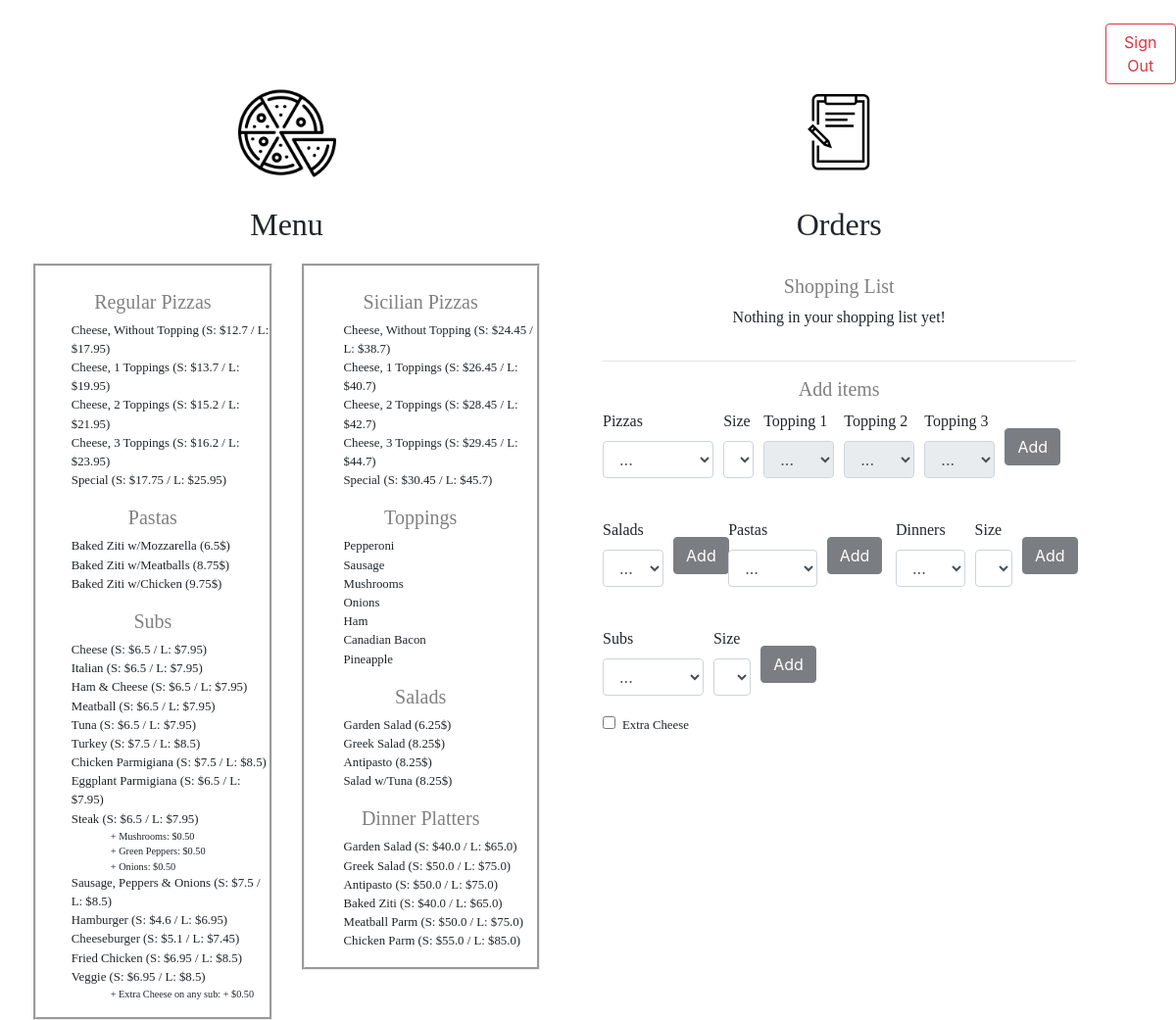
Page / (signed in) on the earlier database version.
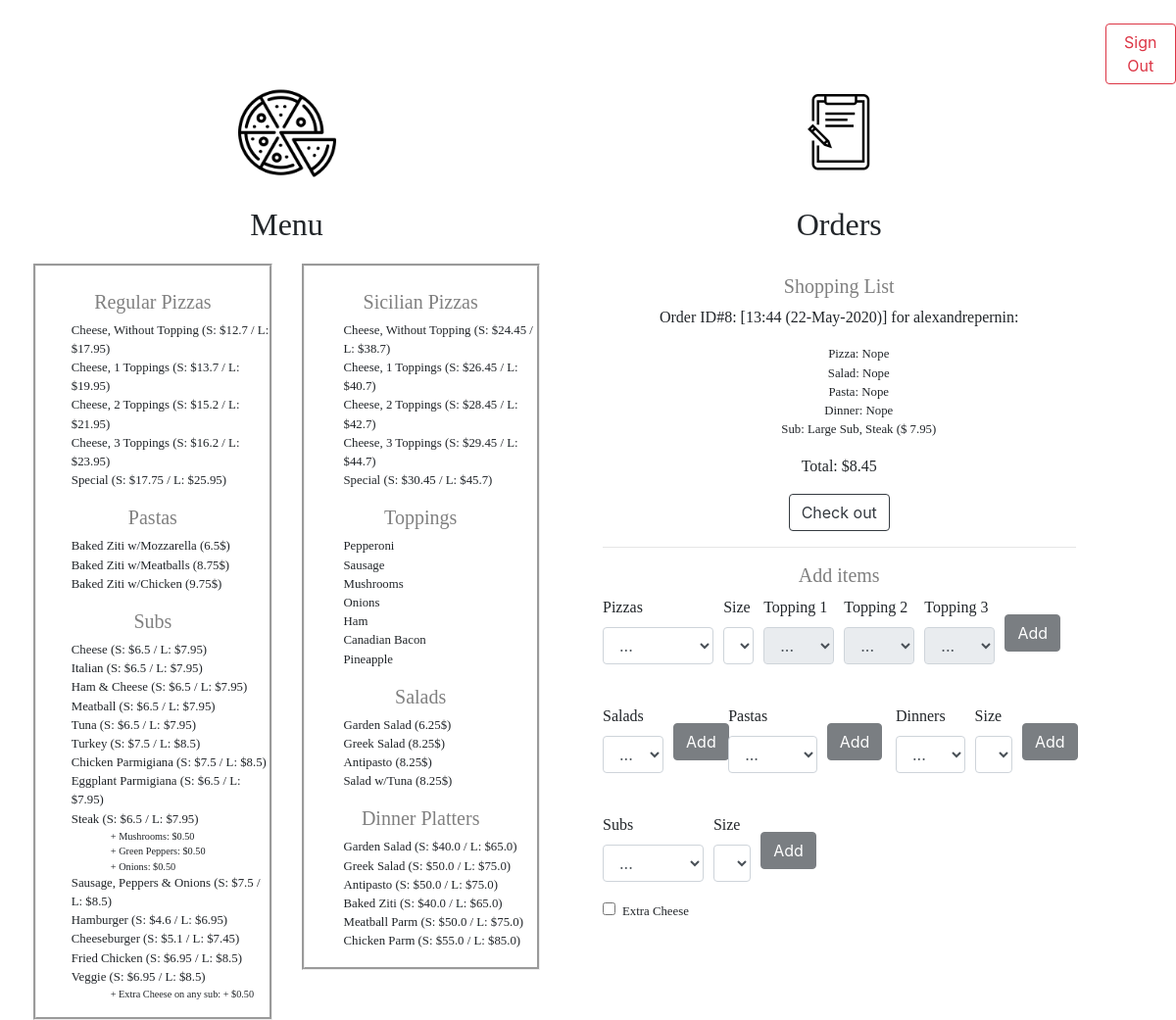
Same page on the later database version.
### orders/models.py (models this page shows, shortened)
class Pizza(models.Model):
    type = models.CharField(max_length=8, choices=[('regular', 'Regular'), ('sicilian', 'Sicilian')], default='regular')
    name = models.CharField(max_length=7, choices=[('cheese', 'Cheese'), ('special', 'Special')], default='cheese')
    toppings_nb = models.IntegerField(default=0, choices=[(0,'No Topping'), (1,'1 Topping'), (2, '2 Topping'), (3,'3 Topping')])
    toppings = models.ManyToManyField(Topping, blank=True, related_name="pizzas")
    size = models.CharField(max_length=1,choices=[('S', 'Small'), ('L', 'Large')], default='S')
    price_small = models.FloatField(default=0)
    price_large = models.FloatField(default=0)
    menu = models.BooleanField(default=False)

class Pasta(models.Model):
    name = models.CharField(max_length=64)
    price = models.FloatField()
    menu = models.BooleanField(default=False)
    def __str__(self):
        return "{} ({}$)".format(self.name, self.price)

class Sub(models.Model):
    name = models.CharField(max_length=64)
    size = models.CharField(max_length=1,choices=[('S', 'Small'), ('L', 'Large')], default='S')
    price_small = models.FloatField(default=0)
    price_large = models.FloatField(default=0)
    menu = models.BooleanField(default=False)
    extra_cheese = models.BooleanField(default=False)
    extras = models.ManyToManyField(SubExtra, blank=True, related_name="subs")
    def __str__(self):
        if self.menu==True:
            return f"{self.name} (S: ${self.price_small} / L: ${self.price_large})"
        else:
            if self.size=="S":
                return f"Small Sub, {self.name} ($ {self.price_small})"
            else:
                return f"Large Sub, {self.name} ($ {self.price_large})"

class SubExtra(models.Model):
    name = models.CharField(max_length=64)
    def __str__(self):
        return "{}".format(self.name)

class Topping(models.Model):
    name = models.CharField(max_length=64)
    def __str__(self):
        return "{}".format(self.name)

class Salad(models.Model):
    name = models.CharField(max_length=64)
    price = models.FloatField()
    menu = models.BooleanField(default=False)
    def __str__(self):
        return "{} ({}$)".format(self.name, self.price)

class Dinner(models.Model):
    name = models.CharField(max_length=64)
    size = models.CharField(max_length=1,choices=[('S', 'Small'), ('L', 'Large')], default='S')
    price_small = models.FloatField(default=0)
    price_large = models.FloatField(default=0)
    menu = models.BooleanField(default=False)
    def __str__(self):
        if self.menu==True:
            return f"{self.name} (S: ${self.price_small} / L: ${self.price_large})"
        else:
            if self.size=="S":
                return f"Small Dinner, {self.name} ($ {self.price_small})"
            else:
                return f"Large Dinner, {self.name} ($ {self.price_large})"

class Order(models.Model):
    user = models.ForeignKey(User, on_delete=models.CASCADE)
    pizzas = models.ManyToManyField(Pizza, blank=True, related_name="orders")
    salads = models.ManyToManyField(Salad, blank=True, related_name="orders")
    pastas = models.ManyToManyField(Pasta, blank=True, related_name="orders")
    dinners = models.ManyToManyField(Dinner, blank=True, related_name="orders")
    subs = models.ManyToManyField(Sub, blank=True, related_name="orders")
    created = models.DateTimeField(auto_now_add=True)
    validated = models.BooleanField(default=False)
    total = models.FloatField(default=0)
    def __str__(self):
        date=self.created.strftime("%H:%M (%d-%b-%Y)")
        return f"Order ID#{self.id}: [{date}] for {self.user.username}"

### orders/views.py (the view)
# urls.py: path("", views.index, name="index"),
def index(request):
    if not request.user.is_authenticated:
        return render(request, "orders/login.html", {"message": None})
    context = {
        "user": request.user,
        "Pizzas": Pizza.objects.filter(menu=True),
        "Toppings": Topping.objects.all(),
        "SubExtras": SubExtra.objects.all(),
        "Salads": Salad.objects.filter(menu=True),
        "Pastas": Pasta.objects.filter(menu=True),
        "Dinners": Dinner.objects.filter(menu=True),
        "Subs": Sub.objects.filter(menu=True),
        "Orders": Order.objects.filter(validated=False, user=request.user)
    }
    logger.error("Processing code for index")
    return render(request, "orders/index.html", context)

### orders/templates/orders/index.html (shortened to what the changed rows need)
{% extends "orders/base.html" %}
{% block menu_left %}
<ul class="padded">
  {% for pizza in Pizzas %}
    {% if pizza.type == "regular" %}
      {% if pizza.name == "special" %}
        <li style="text-transform:capitalize;"> {{pizza.name}} (S: ${{pizza.price_small}} / L: ${{pizza.price_large}}) </li>
      {% endif %}
      {% if pizza.name == "cheese" %}
        {% if pizza.toppings_nb == 0 %}
          <li style="text-transform:capitalize;"> {{pizza.name}}, without topping (S: ${{pizza.price_small}} / L: ${{pizza.price_large}}) </li>
        {% endif %}
        {% if pizza.toppings_nb > 0 %}
          <li style="text-transform:capitalize;"> {{pizza.name}}, {{pizza.toppings_nb}} toppings (S: ${{pizza.price_small}} / L: ${{pizza.price_large}}) </li>
        {% endif %}
      {% endif %}
    {% endif %}
  {% endfor %}
</ul>
<ul class="padded">
  {% for pasta in Pastas %}
  <li> {{pasta}} </li>
  {% endfor %}
</ul>
<ul class="padded">
  {% for sub in Subs %}
    {% if sub.name == "Steak" %}
      <li> {{sub}} </li>
      <ul>
        {% for extra in SubExtras %}
        <li>+ {{extra.name}}: $0.50</li>
        {% endfor %}
      </ul>
    {% else %}
      <li> {{sub}} </li>
    {% endif %}
  {% endfor %}
  <ul>
  <li> + Extra Cheese on any sub: + $0.50 </li>
  </ul>
</ul>
{% endblock %}
{% block menu_right %}
<ul>
  {% for pizza in Pizzas %}
    {% if pizza.type == "sicilian" %}
      {% if pizza.name == "special" %}
        <li style="text-transform:capitalize;"> {{pizza.name}} (S: ${{pizza.price_small}} / L: ${{pizza.price_large}}) </li>
      {% endif %}
      {% if pizza.name == "cheese" %}
        {% if pizza.toppings_nb == 0 %}
          <li style="text-transform:capitalize;"> {{pizza.name}}, without topping (S: ${{pizza.price_small}} / L: ${{pizza.price_large}}) </li>
        {% endif %}
        {% if pizza.toppings_nb > 0 %}
          <li style="text-transform:capitalize;"> {{pizza.name}}, {{pizza.toppings_nb}} toppings (S: ${{pizza.price_small}} / L: ${{pizza.price_large}}) </li>
        {% endif %}
      {% endif %}
    {% endif %}
  {% endfor %}
</ul>
<ul>
  {% for topping in Toppings %}
  <li> {{topping}} </li>
  {% endfor %}
</ul>
<ul>
  {% for salad in Salads %}
  <li> {{salad}} </li>
  {% endfor %}
</ul>
<ul>
  {% for dinner in Dinners %}
  <li> {{dinner}} </li>
  {% endfor %}
</ul>
{% endblock %}
{% block choice %}
<div style="text-align: center;">
<div style="display:inline-block;">
<h5 class="menu_title"> Shopping List </h5>
  {% for order in Orders %}
  <p class="shopping_list_title"> {{order}}: </p>
  <ul>
    {% for pizza in order.pizzas.all %}
    <li> Pizza: {{pizza}} </li>
    {% empty %}
    <li> Pizza: Nope </li>
    {% endfor %}
    {% for salad in order.salads.all %}
    <li> Salad: {{salad}} </li>
    {% empty %}
    <li> Salad: Nope </li>
    {% endfor %}
    {% for pasta in order.pastas.all %}
    <li> Pasta: {{pasta}} </li>
    {% empty %}
    <li> Pasta: Nope </li>
    {% endfor %}
    {% for dinner in order.dinners.all %}
    <li> Dinner: {{dinner}} </li>
    {% empty %}
    <li> Dinner: Nope </li>
    {% endfor %}
    {% for sub in order.subs.all %}
    <li> Sub: {{sub}} </li>
    {% empty %}
    <li> Sub: Nope </li>
    {% endfor %}
  </ul>
  <p class="shopping_list_title"> Total: ${{order.total}} </p>
  <a href="{% url 'ask_confirmation' %}" class="btn btn-outline-dark" role="button" aria-pressed="true">Check out</a>
  {% empty %}
  <p class="shopping_list_title"> Nothing in your shopping list yet!
  {% endfor %}
</div>
</div>
<br>
<br>
{% endblock %}

Differences in the rows shown:
added Order: created+id+user "Order ID#8: [13:44 (22-May-2020)] for alexandrepernin", total "8.45"
added Sub: menu+size+name "Large Sub, Steak ($ 7.95)", shown under "Order ID#8: [13:44 (22-May-2020)] for alexandrepernin"
Other differences:
text no longer shown: "Nothing in your shopping list yet!"
